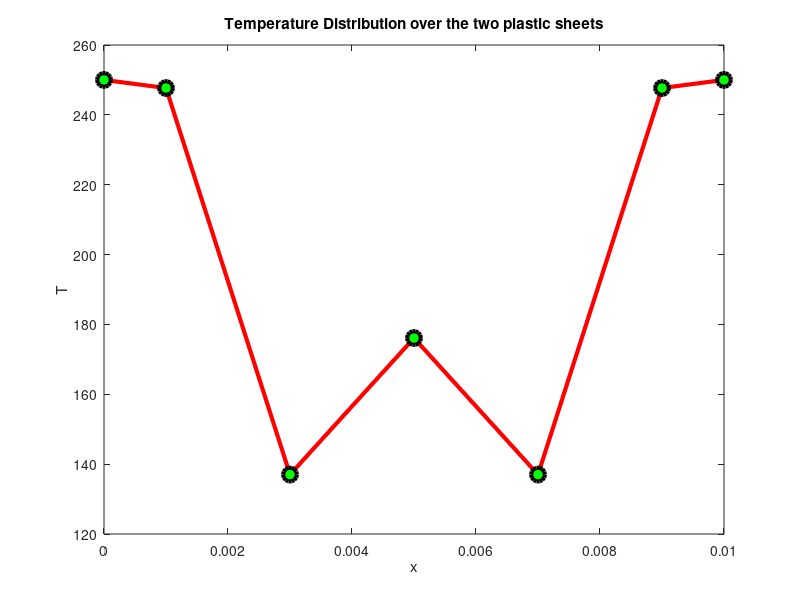

Here is the MATLAB script that generated this plot:
clc
clear all
close all

% Parameters 
 k = 0.25;                                    % Thermal conductivity(W/m-k)
 C = 2000;                                    % Specific heat(J/kg-k)
 rho = 1300;                                  % Density of plastic sheet(kg/m^3)
 A = 1;                                       % Area(m^2)
 n = 7;                                       % Total number of nodes;
 l = 0.01;                                    % Total thickness of two plastics   
 dx = 0.002;                                  % Spatial step
 dt = 20;                                     % Time step
 
 % Discretization 
 x(1) = 0;
 x(n) = l;
 for i = 2:n-1
     if i == 2
         x(i) = x(1)+dx/2;
     else
         x(i) = x(2)+(i-2)*dx;
     end
 end
 
 % Initialization 
 
 for i = 2:n-1
     T(i) = 30;
 end
 
 % Boundary condition 
 Tbound = 250;
 T(1) = Tbound;
 T(n) = Tbound;
 
 Tmid = 30;
 cf = rho*A*dx*C/dt;
 t = 0;
 fid = fopen('Temperature_dist_explicit.txt','w');
%fprintf(fid,'% s%8s%8s%8s%8s%8s%8s%8s\n','Time','0mm','1mm','3mm','5mm','7mm','9mm','10mm');
fprintf(fid,'Time    0 mm      1 mm       3 mm      5 mm      7 mm     9 mm      10 mm\n');
fprintf(fid,'% d%10.1f%10.1f%10.1f%10.1f%10.1f%10.1f%10.1f\n',t,T(1),...
    T(2),T(3),T(4),T(5),T(6),T(n));
while Tmid<140
    t = t+dt;
    Tnew(1) = Tbound;
    for i = 2:n-1 
        AE = (k*A)/(x(i+1)-x(i));
        AW = (k*A)/(x(i)-x(i-1));
        Tnew(i) = (AE*T(i+1)+AW*T(i-1)+(cf-(AE+AW))*T(i))/cf;   % By equation 1.31
    end 
    Tnew(n) = Tbound;
    T = Tnew;
    Tmid = T(4);
    if t <99
    fprintf(fid,'% d%10.1f%10.1f%10.1f%10.1f%10.1f%10.1f%10.1f\n',t,T(1),T(2),...
        T(3),T(4),T(5),T(6),T(n));
    else
      fprintf(fid,'%d%10.1f%10.1f%10.1f%10.1f%10.1f%10.1f%10.1f\n',t,T(1),T(2),...
        T(3),T(4),T(5),T(6),T(n));
    end
end
 fprintf('Time required to press two sheets = %5.2f\n',t)
 
plot(x,T,'-ro','LineWidth',3,...
                       'MarkerEdgeColor','k',...
                       'MarkerFaceColor','g',...
                       'MarkerSize',10)
xlabel('x')
ylabel('T')
 title('Temperature Distribution over the two plastic sheets')
 
 
 
 
 